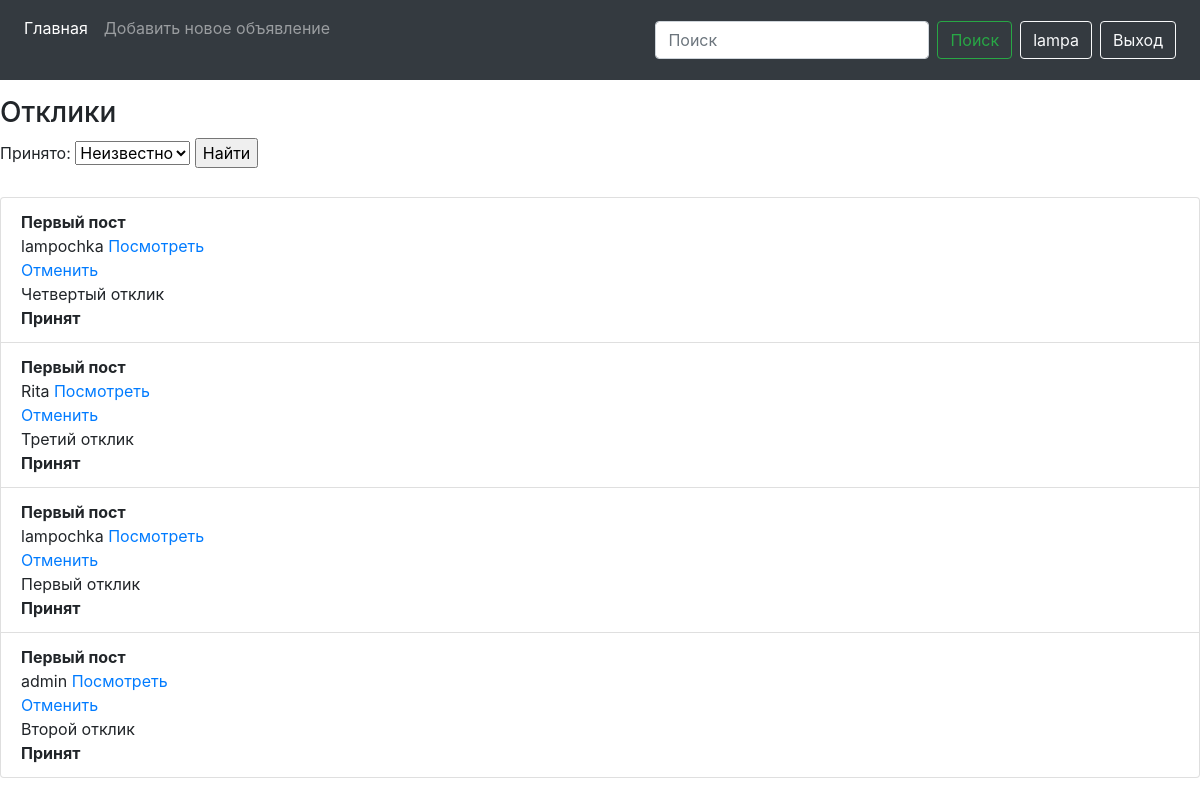
/profile/ (signed in), run on an earlier commit of the app's database.
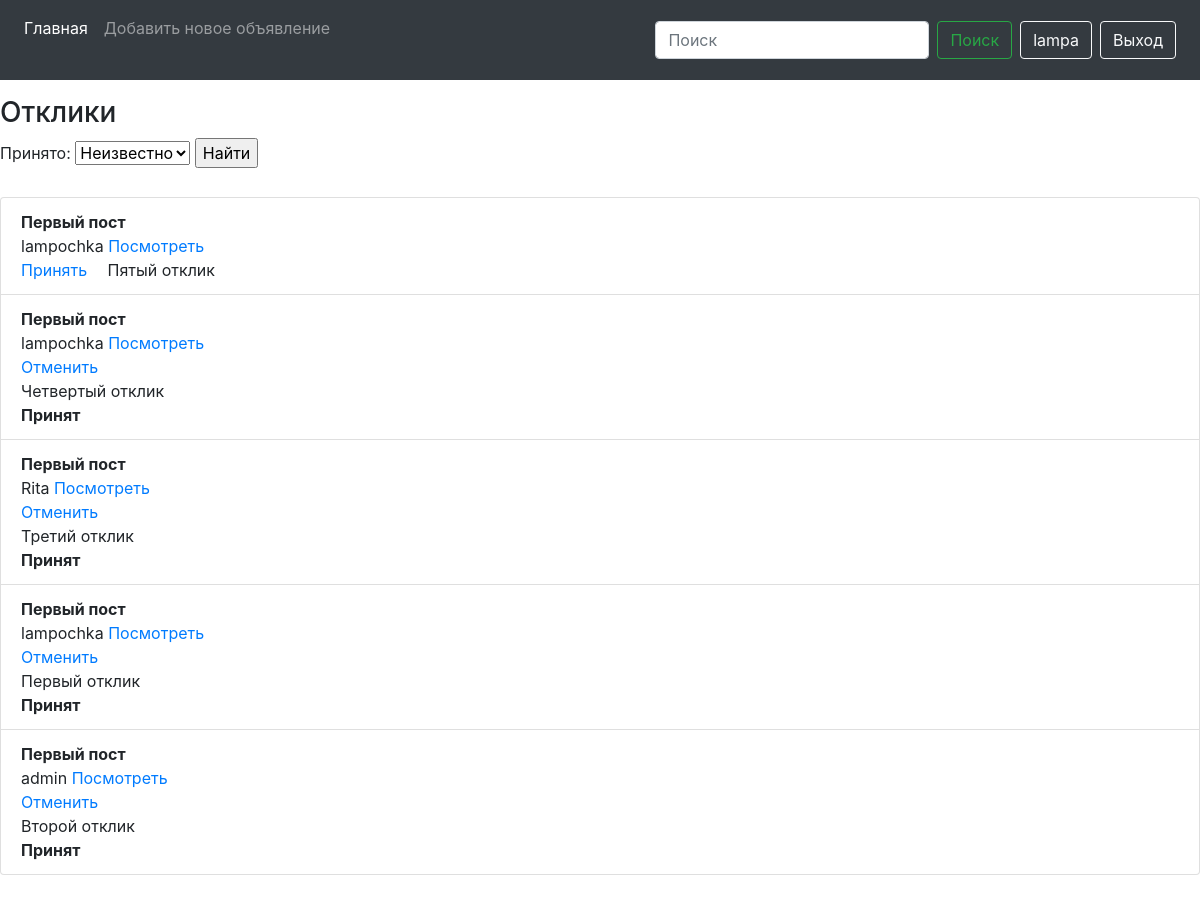
And on a later commit of the database.
### news/models.py (models this page shows, shortened)
class Post(models.Model):
    title = models.CharField(max_length=200)
    content = RichTextUploadingField()
    image = models.ImageField()
    created_at = models.DateField(default=timezone.now)
    user = models.ForeignKey(User, on_delete=models.CASCADE, related_name='author')
    categories = models.ForeignKey(Category, on_delete=models.CASCADE, verbose_name='Категория')

class Comment(models.Model):
    post = models.ForeignKey(Post, on_delete=models.CASCADE, related_name='comments')
    user = models.ForeignKey(User, on_delete=models.CASCADE)
    text = models.TextField(max_length=255,  verbose_name='Текст')
    comment_data = models.DateField(auto_now_add=True)
    accepted = models.BooleanField(default=False, verbose_name='Принято')
    def is_accept(self):
        return self.accepted

### news/views.py (the view, shortened to what this page needs)
# urls.py: path('profile/', UserView.as_view(), name='profile'),
class UserView(ListView):
    model = Post
    template_name = 'users/profile.html'
    context_object_name = 'profile'
    queryset = Comment.objects.order_by('-comment_data')
    def get_context_data(self, **kwargs):
        context = super().get_context_data(**kwargs)
        context['filter'] = ProfileFilter(self.request.GET, queryset=self.get_queryset())
        return context

### templates/users/profile.html (shortened to what this page needs)
{% extends '../base.html' %}
{% load static %}
{% block content %}
<h3>Отклики</h3>
<form method="GET">
    {{ filter.form }}
    <input type="submit" value="Найти">
</form>
<ul class="list-group mt-4">
    {% if user.author.all%}
    {% for com in filter.qs %}
    {% for coms in user.author.all %}
    {% if com.post_id == coms.id %}
    <li class="list-group-item" href="{% url 'news' com.id %}">
        <b>{{ coms.title}}</b>
        <br>
        <span>{{ com.user }}</span>
        <span class="pull-right mr-3"><a href="{% url 'news' coms.id %}">Посмотреть</a></span>
        <br>
        {% if not com.is_accept %}
        <span class="pull-right mr-3"><a href="{% url 'accept' com.id %}">Принять</a></span>
        {% else %}
        <span class="pull-right mr-3"><a href="{% url 'cancel' com.id %}">Отменить</a></span>
        <br>
        {% endif %}
        <span>{{ com.text }}</span>
        {% if com.is_accept %}
        <div class="pull-right"><b>Принят</b></div>
        {% endif %}
        {% endif %}
        {% endfor %}
    </li>
    {% endfor %}
    {% else %}
    <p>Откликов нет</p>
    {% endif %}
</ul>
{% endblock content %}

What changed in the data, as far as the page shows it:
added Comment: user "lampochka", text "Пятый отклик", Post (title "Первый пост", shows "Принять")
